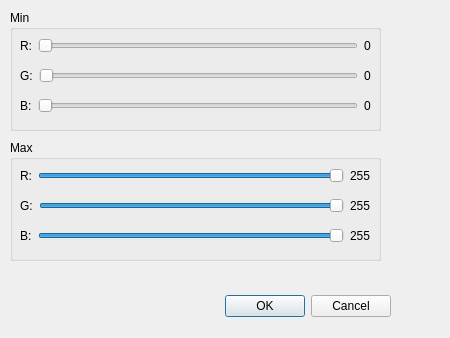
<?xml version="1.0" encoding="UTF-8"?>
<ui version="4.0">
 <class>ColorThresholdDialog</class>
 <widget class="QDialog" name="ColorThresholdDialog">
  <property name="geometry">
   <rect>
    <x>0</x>
    <y>0</y>
    <width>450</width>
    <height>338</height>
   </rect>
  </property>
  <property name="windowTitle">
   <string>Dialog</string>
  </property>
  <widget class="QDialogButtonBox" name="buttonBox">
   <property name="geometry">
    <rect>
     <x>50</x>
     <y>290</y>
     <width>341</width>
     <height>32</height>
    </rect>
   </property>
   <property name="orientation">
    <enum>Qt::Horizontal</enum>
   </property>
   <property name="standardButtons">
    <set>QDialogButtonBox::Cancel|QDialogButtonBox::Ok</set>
   </property>
  </widget>
  <widget class="QGroupBox" name="groupBox">
   <property name="geometry">
    <rect>
     <x>10</x>
     <y>10</y>
     <width>371</width>
     <height>121</height>
    </rect>
   </property>
   <property name="title">
    <string>Min</string>
   </property>
   <widget class="QWidget" name="horizontalLayoutWidget">
    <property name="geometry">
     <rect>
      <x>10</x>
      <y>20</y>
      <width>351</width>
      <height>31</height>
     </rect>
    </property>
    <layout class="QHBoxLayout" name="horizontalLayout">
     <item>
      <widget class="QLabel" name="label">
       <property name="text">
        <string>R:</string>
       </property>
      </widget>
     </item>
     <item>
      <widget class="QSlider" name="rMin">
       <property name="maximum">
        <number>255</number>
       </property>
       <property name="orientation">
        <enum>Qt::Horizontal</enum>
       </property>
      </widget>
     </item>
     <item>
      <widget class="QLabel" name="rMinLabel">
       <property name="text">
        <string>0</string>
       </property>
      </widget>
     </item>
    </layout>
   </widget>
   <widget class="QWidget" name="horizontalLayoutWidget_2">
    <property name="geometry">
     <rect>
      <x>10</x>
      <y>50</y>
      <width>351</width>
      <height>31</height>
     </rect>
    </property>
    <layout class="QHBoxLayout" name="horizontalLayout_2">
     <item>
      <widget class="QLabel" name="label_2">
       <property name="text">
        <string>G:</string>
       </property>
      </widget>
     </item>
     <item>
      <widget class="QSlider" name="gMin">
       <property name="maximum">
        <number>255</number>
       </property>
       <property name="orientation">
        <enum>Qt::Horizontal</enum>
       </property>
      </widget>
     </item>
     <item>
      <widget class="QLabel" name="gMinLabel">
       <property name="text">
        <string>0</string>
       </property>
      </widget>
     </item>
    </layout>
   </widget>
   <widget class="QWidget" name="horizontalLayoutWidget_3">
    <property name="geometry">
     <rect>
      <x>10</x>
      <y>80</y>
      <width>351</width>
      <height>31</height>
     </rect>
    </property>
    <layout class="QHBoxLayout" name="horizontalLayout_3">
     <item>
      <widget class="QLabel" name="label_3">
       <property name="text">
        <string>B:</string>
       </property>
      </widget>
     </item>
     <item>
      <widget class="QSlider" name="bMin">
       <property name="maximum">
        <number>255</number>
       </property>
       <property name="orientation">
        <enum>Qt::Horizontal</enum>
       </property>
      </widget>
     </item>
     <item>
      <widget class="QLabel" name="bMinLabel">
       <property name="text">
        <string>0</string>
       </property>
      </widget>
     </item>
    </layout>
   </widget>
  </widget>
  <widget class="QGroupBox" name="groupBox_2">
   <property name="geometry">
    <rect>
     <x>10</x>
     <y>140</y>
     <width>371</width>
     <height>121</height>
    </rect>
   </property>
   <property name="title">
    <string>Max</string>
   </property>
   <widget class="QWidget" name="horizontalLayoutWidget_7">
    <property name="geometry">
     <rect>
      <x>10</x>
      <y>20</y>
      <width>351</width>
      <height>31</height>
     </rect>
    </property>
    <layout class="QHBoxLayout" name="horizontalLayout_7">
     <item>
      <widget class="QLabel" name="label_4">
       <property name="text">
        <string>R:</string>
       </property>
      </widget>
     </item>
     <item>
      <widget class="QSlider" name="rMax">
       <property name="maximum">
        <number>255</number>
       </property>
       <property name="value">
        <number>255</number>
       </property>
       <property name="orientation">
        <enum>Qt::Horizontal</enum>
       </property>
      </widget>
     </item>
     <item>
      <widget class="QLabel" name="rMaxLabel">
       <property name="text">
        <string>255</string>
       </property>
      </widget>
     </item>
    </layout>
   </widget>
   <widget class="QWidget" name="horizontalLayoutWidget_8">
    <property name="geometry">
     <rect>
      <x>10</x>
      <y>50</y>
      <width>351</width>
      <height>31</height>
     </rect>
    </property>
    <layout class="QHBoxLayout" name="horizontalLayout_8">
     <item>
      <widget class="QLabel" name="label_5">
       <property name="text">
        <string>G:</string>
       </property>
      </widget>
     </item>
     <item>
      <widget class="QSlider" name="gMax">
       <property name="maximum">
        <number>255</number>
       </property>
       <property name="value">
        <number>255</number>
       </property>
       <property name="orientation">
        <enum>Qt::Horizontal</enum>
       </property>
      </widget>
     </item>
     <item>
      <widget class="QLabel" name="gMaxLabel">
       <property name="text">
        <string>255</string>
       </property>
      </widget>
     </item>
    </layout>
   </widget>
   <widget class="QWidget" name="horizontalLayoutWidget_9">
    <property name="geometry">
     <rect>
      <x>10</x>
      <y>80</y>
      <width>351</width>
      <height>31</height>
     </rect>
    </property>
    <layout class="QHBoxLayout" name="horizontalLayout_9">
     <item>
      <widget class="QLabel" name="label_6">
       <property name="text">
        <string>B:</string>
       </property>
      </widget>
     </item>
     <item>
      <widget class="QSlider" name="bMax">
       <property name="maximum">
        <number>255</number>
       </property>
       <property name="value">
        <number>255</number>
       </property>
       <property name="orientation">
        <enum>Qt::Horizontal</enum>
       </property>
      </widget>
     </item>
     <item>
      <widget class="QLabel" name="bMaxLabel">
       <property name="text">
        <string>255</string>
       </property>
      </widget>
     </item>
    </layout>
   </widget>
  </widget>
 </widget>
 <resources/>
 <connections>
  <connection>
   <sender>buttonBox</sender>
   <signal>accepted()</signal>
   <receiver>ColorThresholdDialog</receiver>
   <slot>accept()</slot>
   <hints>
    <hint type="sourcelabel">
     <x>248</x>
     <y>254</y>
    </hint>
    <hint type="destinationlabel">
     <x>157</x>
     <y>274</y>
    </hint>
   </hints>
  </connection>
  <connection>
   <sender>buttonBox</sender>
   <signal>rejected()</signal>
   <receiver>ColorThresholdDialog</receiver>
   <slot>reject()</slot>
   <hints>
    <hint type="sourcelabel">
     <x>316</x>
     <y>260</y>
    </hint>
    <hint type="destinationlabel">
     <x>286</x>
     <y>274</y>
    </hint>
   </hints>
  </connection>
 </connections>
</ui>
